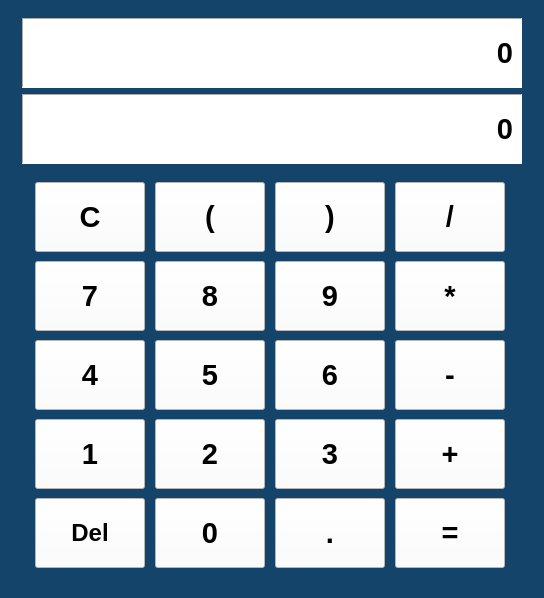
<?xml version="1.0" encoding="UTF-8"?>
<ui version="4.0">
 <class>MainWindow</class>
 <widget class="QMainWindow" name="MainWindow">
  <property name="geometry">
   <rect>
    <x>0</x>
    <y>0</y>
    <width>544</width>
    <height>598</height>
   </rect>
  </property>
  <property name="sizePolicy">
   <sizepolicy hsizetype="Preferred" vsizetype="Preferred">
    <horstretch>0</horstretch>
    <verstretch>0</verstretch>
   </sizepolicy>
  </property>
  <property name="minimumSize">
   <size>
    <width>0</width>
    <height>0</height>
   </size>
  </property>
  <property name="maximumSize">
   <size>
    <width>800</width>
    <height>800</height>
   </size>
  </property>
  <property name="windowTitle">
   <string>计算器</string>
  </property>
  <property name="styleSheet">
   <string notr="true">background-color: rgb(20, 68, 106);</string>
  </property>
  <widget class="QWidget" name="centralwidget">
   <layout class="QGridLayout" name="gridLayout_2">
    <item row="0" column="0">
     <widget class="QWidget" name="widget" native="true">
      <layout class="QGridLayout" name="gridLayout_3">
       <item row="1" column="1">
        <widget class="QLabel" name="showLabel">
         <property name="sizePolicy">
          <sizepolicy hsizetype="Fixed" vsizetype="Fixed">
           <horstretch>0</horstretch>
           <verstretch>0</verstretch>
          </sizepolicy>
         </property>
         <property name="minimumSize">
          <size>
           <width>500</width>
           <height>70</height>
          </size>
         </property>
         <property name="maximumSize">
          <size>
           <width>500</width>
           <height>70</height>
          </size>
         </property>
         <property name="font">
          <font>
           <pointsize>22</pointsize>
           <weight>75</weight>
           <bold>true</bold>
          </font>
         </property>
         <property name="styleSheet">
          <string notr="true">background-color: rgb(255, 255, 255);</string>
         </property>
         <property name="frameShape">
          <enum>QFrame::Panel</enum>
         </property>
         <property name="frameShadow">
          <enum>QFrame::Sunken</enum>
         </property>
         <property name="text">
          <string>0</string>
         </property>
         <property name="alignment">
          <set>Qt::AlignRight|Qt::AlignTrailing|Qt::AlignVCenter</set>
         </property>
        </widget>
       </item>
       <item row="2" column="1">
        <widget class="QWidget" name="widget_2" native="true">
         <layout class="QGridLayout" name="gridLayout">
          <item row="2" column="1">
           <widget class="QPushButton" name="fiveBtn">
            <property name="sizePolicy">
             <sizepolicy hsizetype="Fixed" vsizetype="Fixed">
              <horstretch>0</horstretch>
              <verstretch>0</verstretch>
             </sizepolicy>
            </property>
            <property name="minimumSize">
             <size>
              <width>110</width>
              <height>70</height>
             </size>
            </property>
            <property name="maximumSize">
             <size>
              <width>110</width>
              <height>70</height>
             </size>
            </property>
            <property name="font">
             <font>
              <pointsize>22</pointsize>
              <weight>75</weight>
              <bold>true</bold>
             </font>
            </property>
            <property name="styleSheet">
             <string notr="true">background-color: rgb(255, 255, 255);</string>
            </property>
            <property name="text">
             <string>5</string>
            </property>
           </widget>
          </item>
          <item row="1" column="1">
           <widget class="QPushButton" name="eightBtn">
            <property name="sizePolicy">
             <sizepolicy hsizetype="Fixed" vsizetype="Fixed">
              <horstretch>0</horstretch>
              <verstretch>0</verstretch>
             </sizepolicy>
            </property>
            <property name="minimumSize">
             <size>
              <width>110</width>
              <height>70</height>
             </size>
            </property>
            <property name="maximumSize">
             <size>
              <width>110</width>
              <height>70</height>
             </size>
            </property>
            <property name="font">
             <font>
              <pointsize>22</pointsize>
              <weight>75</weight>
              <bold>true</bold>
             </font>
            </property>
            <property name="styleSheet">
             <string notr="true">background-color: rgb(255, 255, 255);</string>
            </property>
            <property name="text">
             <string>8</string>
            </property>
           </widget>
          </item>
          <item row="0" column="3">
           <widget class="QPushButton" name="DivBtn">
            <property name="sizePolicy">
             <sizepolicy hsizetype="Fixed" vsizetype="Fixed">
              <horstretch>0</horstretch>
              <verstretch>0</verstretch>
             </sizepolicy>
            </property>
            <property name="minimumSize">
             <size>
              <width>110</width>
              <height>70</height>
             </size>
            </property>
            <property name="maximumSize">
             <size>
              <width>110</width>
              <height>70</height>
             </size>
            </property>
            <property name="font">
             <font>
              <pointsize>22</pointsize>
              <weight>75</weight>
              <bold>true</bold>
             </font>
            </property>
            <property name="styleSheet">
             <string notr="true">background-color: rgb(255, 255, 255);</string>
            </property>
            <property name="text">
             <string>/</string>
            </property>
           </widget>
          </item>
          <item row="3" column="0">
           <widget class="QPushButton" name="oneBtn">
            <property name="sizePolicy">
             <sizepolicy hsizetype="Fixed" vsizetype="Fixed">
              <horstretch>0</horstretch>
              <verstretch>0</verstretch>
             </sizepolicy>
            </property>
            <property name="minimumSize">
             <size>
              <width>110</width>
              <height>70</height>
             </size>
            </property>
            <property name="maximumSize">
             <size>
              <width>110</width>
              <height>70</height>
             </size>
            </property>
            <property name="font">
             <font>
              <pointsize>22</pointsize>
              <weight>75</weight>
              <bold>true</bold>
             </font>
            </property>
            <property name="styleSheet">
             <string notr="true">background-color: rgb(255, 255, 255);</string>
            </property>
            <property name="text">
             <string>1</string>
            </property>
           </widget>
          </item>
          <item row="4" column="3">
           <widget class="QPushButton" name="EquBtn">
            <property name="sizePolicy">
             <sizepolicy hsizetype="Fixed" vsizetype="Fixed">
              <horstretch>0</horstretch>
              <verstretch>0</verstretch>
             </sizepolicy>
            </property>
            <property name="minimumSize">
             <size>
              <width>110</width>
              <height>70</height>
             </size>
            </property>
            <property name="maximumSize">
             <size>
              <width>110</width>
              <height>70</height>
             </size>
            </property>
            <property name="font">
             <font>
              <pointsize>22</pointsize>
              <weight>75</weight>
              <bold>true</bold>
             </font>
            </property>
            <property name="styleSheet">
             <string notr="true">background-color: rgb(255, 255, 255);</string>
            </property>
            <property name="text">
             <string>=</string>
            </property>
           </widget>
          </item>
          <item row="0" column="2">
           <widget class="QPushButton" name="RightBtn">
            <property name="sizePolicy">
             <sizepolicy hsizetype="Fixed" vsizetype="Fixed">
              <horstretch>0</horstretch>
              <verstretch>0</verstretch>
             </sizepolicy>
            </property>
            <property name="minimumSize">
             <size>
              <width>110</width>
              <height>70</height>
             </size>
            </property>
            <property name="maximumSize">
             <size>
              <width>110</width>
              <height>70</height>
             </size>
            </property>
            <property name="font">
             <font>
              <pointsize>22</pointsize>
              <weight>75</weight>
              <bold>true</bold>
             </font>
            </property>
            <property name="styleSheet">
             <string notr="true">background-color: rgb(255, 255, 255);</string>
            </property>
            <property name="text">
             <string>)</string>
            </property>
           </widget>
          </item>
          <item row="3" column="2">
           <widget class="QPushButton" name="threeBtn">
            <property name="sizePolicy">
             <sizepolicy hsizetype="Fixed" vsizetype="Fixed">
              <horstretch>0</horstretch>
              <verstretch>0</verstretch>
             </sizepolicy>
            </property>
            <property name="minimumSize">
             <size>
              <width>110</width>
              <height>70</height>
             </size>
            </property>
            <property name="maximumSize">
             <size>
              <width>110</width>
              <height>70</height>
             </size>
            </property>
            <property name="font">
             <font>
              <pointsize>22</pointsize>
              <weight>75</weight>
              <bold>true</bold>
             </font>
            </property>
            <property name="styleSheet">
             <string notr="true">background-color: rgb(255, 255, 255);</string>
            </property>
            <property name="text">
             <string>3</string>
            </property>
           </widget>
          </item>
          <item row="4" column="2">
           <widget class="QPushButton" name="pointerBtn">
            <property name="sizePolicy">
             <sizepolicy hsizetype="Fixed" vsizetype="Fixed">
              <horstretch>0</horstretch>
              <verstretch>0</verstretch>
             </sizepolicy>
            </property>
            <property name="minimumSize">
             <size>
              <width>110</width>
              <height>70</height>
             </size>
            </property>
            <property name="maximumSize">
             <size>
              <width>110</width>
              <height>70</height>
             </size>
            </property>
            <property name="font">
             <font>
              <pointsize>22</pointsize>
              <weight>75</weight>
              <bold>true</bold>
             </font>
            </property>
            <property name="styleSheet">
             <string notr="true">background-color: rgb(255, 255, 255);</string>
            </property>
            <property name="text">
             <string>.</string>
            </property>
           </widget>
          </item>
          <item row="3" column="3">
           <widget class="QPushButton" name="AddBtn">
            <property name="sizePolicy">
             <sizepolicy hsizetype="Fixed" vsizetype="Fixed">
              <horstretch>0</horstretch>
              <verstretch>0</verstretch>
             </sizepolicy>
            </property>
            <property name="minimumSize">
             <size>
              <width>110</width>
              <height>70</height>
             </size>
            </property>
            <property name="maximumSize">
             <size>
              <width>110</width>
              <height>70</height>
             </size>
            </property>
            <property name="font">
             <font>
              <pointsize>22</pointsize>
              <weight>75</weight>
              <bold>true</bold>
             </font>
            </property>
            <property name="styleSheet">
             <string notr="true">background-color: rgb(255, 255, 255);</string>
            </property>
            <property name="text">
             <string>+</string>
            </property>
           </widget>
          </item>
          <item row="1" column="0">
           <widget class="QPushButton" name="sevenBtn">
            <property name="sizePolicy">
             <sizepolicy hsizetype="Fixed" vsizetype="Fixed">
              <horstretch>0</horstretch>
              <verstretch>0</verstretch>
             </sizepolicy>
            </property>
            <property name="minimumSize">
             <size>
              <width>110</width>
              <height>70</height>
             </size>
            </property>
            <property name="maximumSize">
             <size>
              <width>110</width>
              <height>70</height>
             </size>
            </property>
            <property name="font">
             <font>
              <pointsize>22</pointsize>
              <weight>75</weight>
              <bold>true</bold>
             </font>
            </property>
            <property name="styleSheet">
             <string notr="true">background-color: rgb(255, 255, 255);</string>
            </property>
            <property name="text">
             <string>7</string>
            </property>
           </widget>
          </item>
          <item row="4" column="0">
           <widget class="QPushButton" name="DeleteBtn">
            <property name="sizePolicy">
             <sizepolicy hsizetype="Fixed" vsizetype="Fixed">
              <horstretch>0</horstretch>
              <verstretch>0</verstretch>
             </sizepolicy>
            </property>
            <property name="minimumSize">
             <size>
              <width>110</width>
              <height>70</height>
             </size>
            </property>
            <property name="maximumSize">
             <size>
              <width>110</width>
              <height>70</height>
             </size>
            </property>
            <property name="font">
             <font>
              <pointsize>18</pointsize>
              <weight>75</weight>
              <bold>true</bold>
             </font>
            </property>
            <property name="styleSheet">
             <string notr="true">background-color: rgb(255, 255, 255);</string>
            </property>
            <property name="text">
             <string>Del</string>
            </property>
           </widget>
          </item>
          <item row="2" column="2">
           <widget class="QPushButton" name="sixBtn">
            <property name="sizePolicy">
             <sizepolicy hsizetype="Fixed" vsizetype="Fixed">
              <horstretch>0</horstretch>
              <verstretch>0</verstretch>
             </sizepolicy>
            </property>
            <property name="minimumSize">
             <size>
              <width>110</width>
              <height>70</height>
             </size>
            </property>
            <property name="maximumSize">
             <size>
              <width>110</width>
              <height>70</height>
             </size>
            </property>
            <property name="font">
             <font>
              <pointsize>22</pointsize>
              <weight>75</weight>
              <bold>true</bold>
             </font>
            </property>
            <property name="styleSheet">
             <string notr="true">background-color: rgb(255, 255, 255);</string>
            </property>
            <property name="text">
             <string>6</string>
            </property>
           </widget>
          </item>
          <item row="0" column="1">
           <widget class="QPushButton" name="LeftBtn">
            <property name="sizePolicy">
             <sizepolicy hsizetype="Fixed" vsizetype="Fixed">
              <horstretch>0</horstretch>
              <verstretch>0</verstretch>
             </sizepolicy>
            </property>
            <property name="minimumSize">
             <size>
              <width>110</width>
              <height>70</height>
             </size>
            </property>
            <property name="maximumSize">
             <size>
              <width>110</width>
              <height>70</height>
             </size>
            </property>
            <property name="font">
             <font>
              <pointsize>22</pointsize>
              <weight>75</weight>
              <bold>true</bold>
             </font>
            </property>
            <property name="styleSheet">
             <string notr="true">background-color: rgb(255, 255, 255);</string>
            </property>
            <property name="text">
             <string>(</string>
            </property>
           </widget>
          </item>
          <item row="2" column="0">
           <widget class="QPushButton" name="fourBtn">
            <property name="sizePolicy">
             <sizepolicy hsizetype="Fixed" vsizetype="Fixed">
              <horstretch>0</horstretch>
              <verstretch>0</verstretch>
             </sizepolicy>
            </property>
            <property name="minimumSize">
             <size>
              <width>110</width>
              <height>70</height>
             </size>
            </property>
            <property name="maximumSize">
             <size>
              <width>110</width>
              <height>70</height>
             </size>
            </property>
            <property name="font">
             <font>
              <pointsize>22</pointsize>
              <weight>75</weight>
              <bold>true</bold>
             </font>
            </property>
            <property name="styleSheet">
             <string notr="true">background-color: rgb(255, 255, 255);</string>
            </property>
            <property name="text">
             <string>4</string>
            </property>
           </widget>
          </item>
          <item row="0" column="0">
           <widget class="QPushButton" name="ClearBtn">
            <property name="sizePolicy">
             <sizepolicy hsizetype="Fixed" vsizetype="Fixed">
              <horstretch>0</horstretch>
              <verstretch>0</verstretch>
             </sizepolicy>
            </property>
            <property name="minimumSize">
             <size>
              <width>110</width>
              <height>70</height>
             </size>
            </property>
            <property name="maximumSize">
             <size>
              <width>110</width>
              <height>70</height>
             </size>
            </property>
            <property name="font">
             <font>
              <pointsize>22</pointsize>
              <weight>75</weight>
              <bold>true</bold>
             </font>
            </property>
            <property name="styleSheet">
             <string notr="true">background-color: rgb(255, 255, 255);</string>
            </property>
            <property name="text">
             <string>C</string>
            </property>
           </widget>
          </item>
          <item row="2" column="3">
           <widget class="QPushButton" name="SubBtn">
            <property name="sizePolicy">
             <sizepolicy hsizetype="Fixed" vsizetype="Fixed">
              <horstretch>0</horstretch>
              <verstretch>0</verstretch>
             </sizepolicy>
            </property>
            <property name="minimumSize">
             <size>
              <width>110</width>
              <height>70</height>
             </size>
            </property>
            <property name="maximumSize">
             <size>
              <width>110</width>
              <height>70</height>
             </size>
            </property>
            <property name="font">
             <font>
              <pointsize>22</pointsize>
              <weight>75</weight>
              <bold>true</bold>
             </font>
            </property>
            <property name="styleSheet">
             <string notr="true">background-color: rgb(255, 255, 255);</string>
            </property>
            <property name="text">
             <string>-</string>
            </property>
           </widget>
          </item>
          <item row="1" column="3">
           <widget class="QPushButton" name="MulBtn">
            <property name="sizePolicy">
             <sizepolicy hsizetype="Fixed" vsizetype="Fixed">
              <horstretch>0</horstretch>
              <verstretch>0</verstretch>
             </sizepolicy>
            </property>
            <property name="minimumSize">
             <size>
              <width>110</width>
              <height>70</height>
             </size>
            </property>
            <property name="maximumSize">
             <size>
              <width>110</width>
              <height>70</height>
             </size>
            </property>
            <property name="font">
             <font>
              <pointsize>22</pointsize>
              <weight>75</weight>
              <bold>true</bold>
             </font>
            </property>
            <property name="styleSheet">
             <string notr="true">background-color: rgb(255, 255, 255);</string>
            </property>
            <property name="text">
             <string>*</string>
            </property>
           </widget>
          </item>
          <item row="4" column="1">
           <widget class="QPushButton" name="zeroBtn">
            <property name="sizePolicy">
             <sizepolicy hsizetype="Fixed" vsizetype="Fixed">
              <horstretch>0</horstretch>
              <verstretch>0</verstretch>
             </sizepolicy>
            </property>
            <property name="minimumSize">
             <size>
              <width>110</width>
              <height>70</height>
             </size>
            </property>
            <property name="maximumSize">
             <size>
              <width>110</width>
              <height>70</height>
             </size>
            </property>
            <property name="font">
             <font>
              <pointsize>22</pointsize>
              <weight>75</weight>
              <bold>true</bold>
             </font>
            </property>
            <property name="styleSheet">
             <string notr="true">background-color: rgb(255, 255, 255);</string>
            </property>
            <property name="text">
             <string>0</string>
            </property>
           </widget>
          </item>
          <item row="3" column="1">
           <widget class="QPushButton" name="twoBtn">
            <property name="sizePolicy">
             <sizepolicy hsizetype="Fixed" vsizetype="Fixed">
              <horstretch>0</horstretch>
              <verstretch>0</verstretch>
             </sizepolicy>
            </property>
            <property name="minimumSize">
             <size>
              <width>110</width>
              <height>70</height>
             </size>
            </property>
            <property name="maximumSize">
             <size>
              <width>110</width>
              <height>70</height>
             </size>
            </property>
            <property name="font">
             <font>
              <pointsize>22</pointsize>
              <weight>75</weight>
              <bold>true</bold>
             </font>
            </property>
            <property name="styleSheet">
             <string notr="true">background-color: rgb(255, 255, 255);</string>
            </property>
            <property name="text">
             <string>2</string>
            </property>
           </widget>
          </item>
          <item row="1" column="2">
           <widget class="QPushButton" name="nineBtn">
            <property name="sizePolicy">
             <sizepolicy hsizetype="Fixed" vsizetype="Fixed">
              <horstretch>0</horstretch>
              <verstretch>0</verstretch>
             </sizepolicy>
            </property>
            <property name="minimumSize">
             <size>
              <width>110</width>
              <height>70</height>
             </size>
            </property>
            <property name="maximumSize">
             <size>
              <width>110</width>
              <height>70</height>
             </size>
            </property>
            <property name="font">
             <font>
              <pointsize>22</pointsize>
              <weight>75</weight>
              <bold>true</bold>
             </font>
            </property>
            <property name="styleSheet">
             <string notr="true">background-color: rgb(255, 255, 255);</string>
            </property>
            <property name="text">
             <string>9</string>
            </property>
           </widget>
          </item>
         </layout>
        </widget>
       </item>
       <item row="0" column="1">
        <widget class="QLabel" name="memLabel">
         <property name="sizePolicy">
          <sizepolicy hsizetype="Fixed" vsizetype="Fixed">
           <horstretch>0</horstretch>
           <verstretch>0</verstretch>
          </sizepolicy>
         </property>
         <property name="minimumSize">
          <size>
           <width>500</width>
           <height>70</height>
          </size>
         </property>
         <property name="maximumSize">
          <size>
           <width>500</width>
           <height>70</height>
          </size>
         </property>
         <property name="font">
          <font>
           <pointsize>22</pointsize>
           <weight>75</weight>
           <bold>true</bold>
          </font>
         </property>
         <property name="styleSheet">
          <string notr="true">background-color: rgb(255, 255, 255);</string>
         </property>
         <property name="frameShape">
          <enum>QFrame::Panel</enum>
         </property>
         <property name="frameShadow">
          <enum>QFrame::Sunken</enum>
         </property>
         <property name="text">
          <string>0</string>
         </property>
         <property name="alignment">
          <set>Qt::AlignRight|Qt::AlignTrailing|Qt::AlignVCenter</set>
         </property>
        </widget>
       </item>
      </layout>
     </widget>
    </item>
   </layout>
  </widget>
 </widget>
 <resources/>
 <connections/>
</ui>
